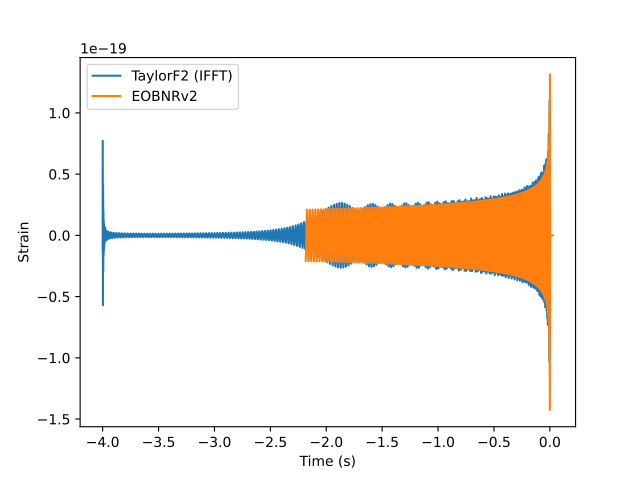

Reproduce this figure in Python.
# Plot a time domain and fourier domain waveform together in the time domain.
# Note that without special cleanup the Fourier domain waveform will exhibit
# the Gibb's phenomenon. (http://en.wikipedia.org/wiki/Gibbs_phenomenon)

import pylab
from pycbc import types, fft, waveform

# Get a time domain waveform
hp, hc = waveform.get_td_waveform(approximant="EOBNRv2",
                             mass1=6, mass2=6, delta_t=1.0/4096, f_lower=40)

# Get a frequency domain waveform
sptilde, sctilde = waveform. get_fd_waveform(approximant="TaylorF2",
                             mass1=6, mass2=6, delta_f=1.0/4, f_lower=40)

# FFT it to the time-domain
tlen = int(1.0 / hp.delta_t / sptilde.delta_f)
sptilde.resize(tlen/2 + 1)
sp = types.TimeSeries(types.zeros(tlen), delta_t=hp.delta_t)
fft.ifft(sptilde, sp)

pylab.plot(sp.sample_times, sp, label="TaylorF2 (IFFT)")
pylab.plot(hp.sample_times, hp, label="EOBNRv2")

pylab.ylabel('Strain')
pylab.xlabel('Time (s)')
pylab.legend()
pylab.show()
